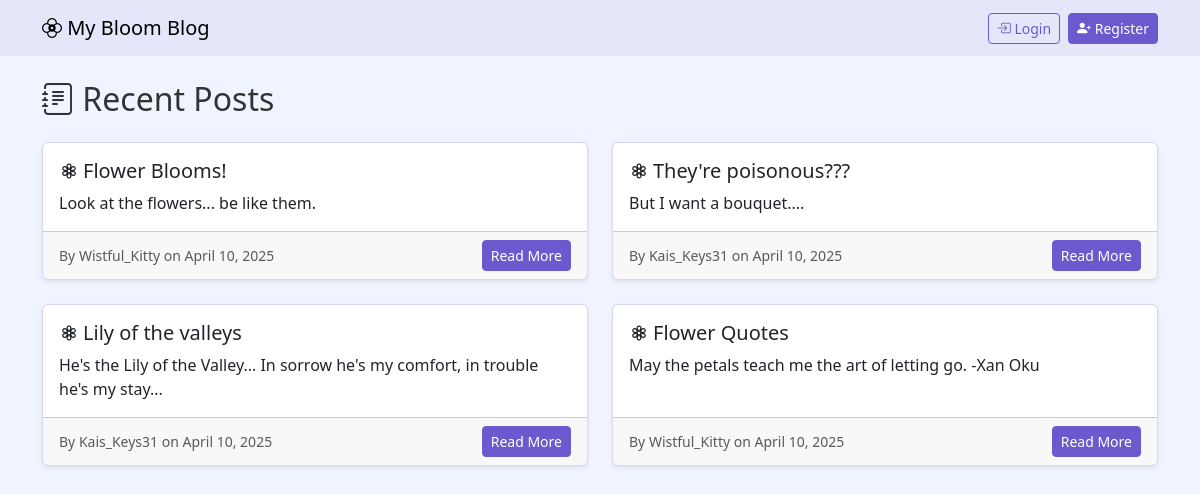
The page / on the database its author committed.
### blog/models.py (models this page shows, shortened)
class Post(models.Model):
    title = models.CharField(max_length=200)
    content = models.TextField()
    author = models.ForeignKey(User, on_delete=models.CASCADE)
    created_at = models.DateTimeField(auto_now_add=True)
    updated_at = models.DateTimeField(auto_now=True)
    image = models.ImageField(upload_to='post_images/', null=True, blank=True)

### blog/views.py (the view)
# urls.py: 2. Add a URL to urlpatterns:  path('', views.home, name='home')
def home(request):
    posts = Post.objects.all().order_by('-created_at')
    return render(request, 'blog/home.html', {'posts': posts})

### blog/templates/blog/home.html (shortened to what this page needs)
{% extends 'blog/base.html' %}
{% block content %}
<h2 class="mb-4"><i class="bi bi-journal-text"></i> Recent Posts</h2>
<div class="row">
    {% for post in posts %}
        <div class="col-md-6 mb-4">
            <div class="card shadow-sm h-100">
                <div class="card-body">
                    <h5 class="card-title"><i class="bi bi-flower3 me-1"></i>{{ post.title }}</h5>
                    <p class="card-text">{{ post.content|truncatewords:30 }}</p>
                </div>
                <div class="card-footer text-muted d-flex justify-content-between align-items-center">
                    <small>By {{ post.author.username }} on {{ post.created_at|date:"F j, Y" }}</small>
                    <a href="{% url 'post_detail' post.id %}" class="btn btn-sm btn-primary">Read More</a>
                </div>
            </div>
        </div>
    {% empty %}
        <p>No posts available.</p>
    {% endfor %}
</div>
{% endblock %}

### blog/templates/blog/base.html (style rules this page uses)
body { background: #f0f4ff; color: #333; }
.card { border-color: #d6d6f5; }
.btn-primary { background-color: #6a5acd; border-color: #6a5acd; }

### rows shown on the page
Post: title "Flower Blooms!", content "Look at the flowers... be like them.", author.username "Wistful_Kitty", created_at "April 10, 2025"
Post: title "They're poisonous???", content "But I want a bouquet....", author.username "Kais_Keys31", created_at "April 10, 2025"
Post: title "Lily of the valleys", content "He's the Lily of the Valley... In sorrow he's my comfort, in trouble he's my stay...", author.username "Kais_Keys31", created_at "April 10, 2025"
Post: title "Flower Quotes", content "May the petals teach me the art of letting go. -Xan Oku", author.username "Wistful_Kitty", created_at "April 10, 2025"
